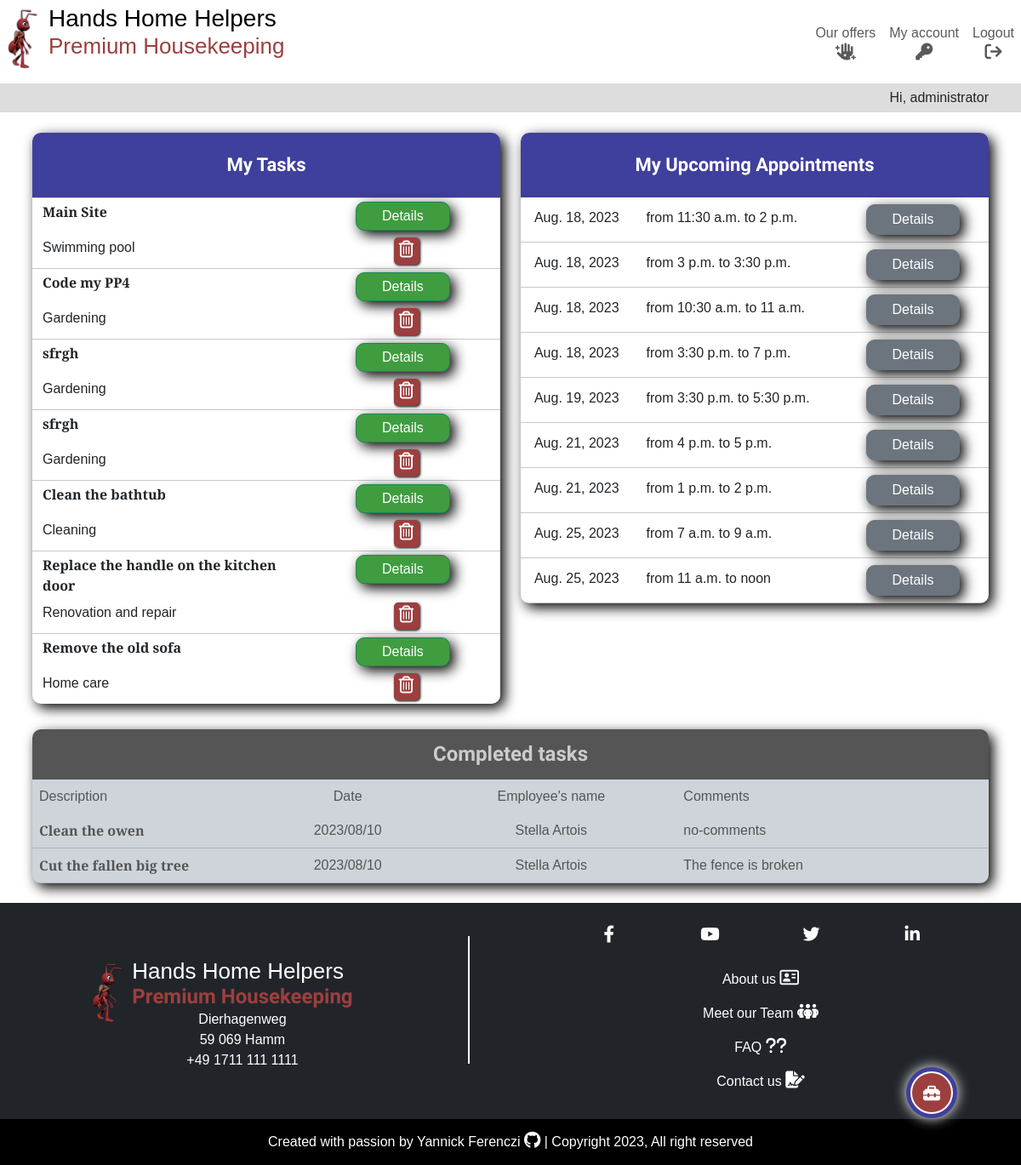
Page /dashboard/ (signed in) on the earlier database version.
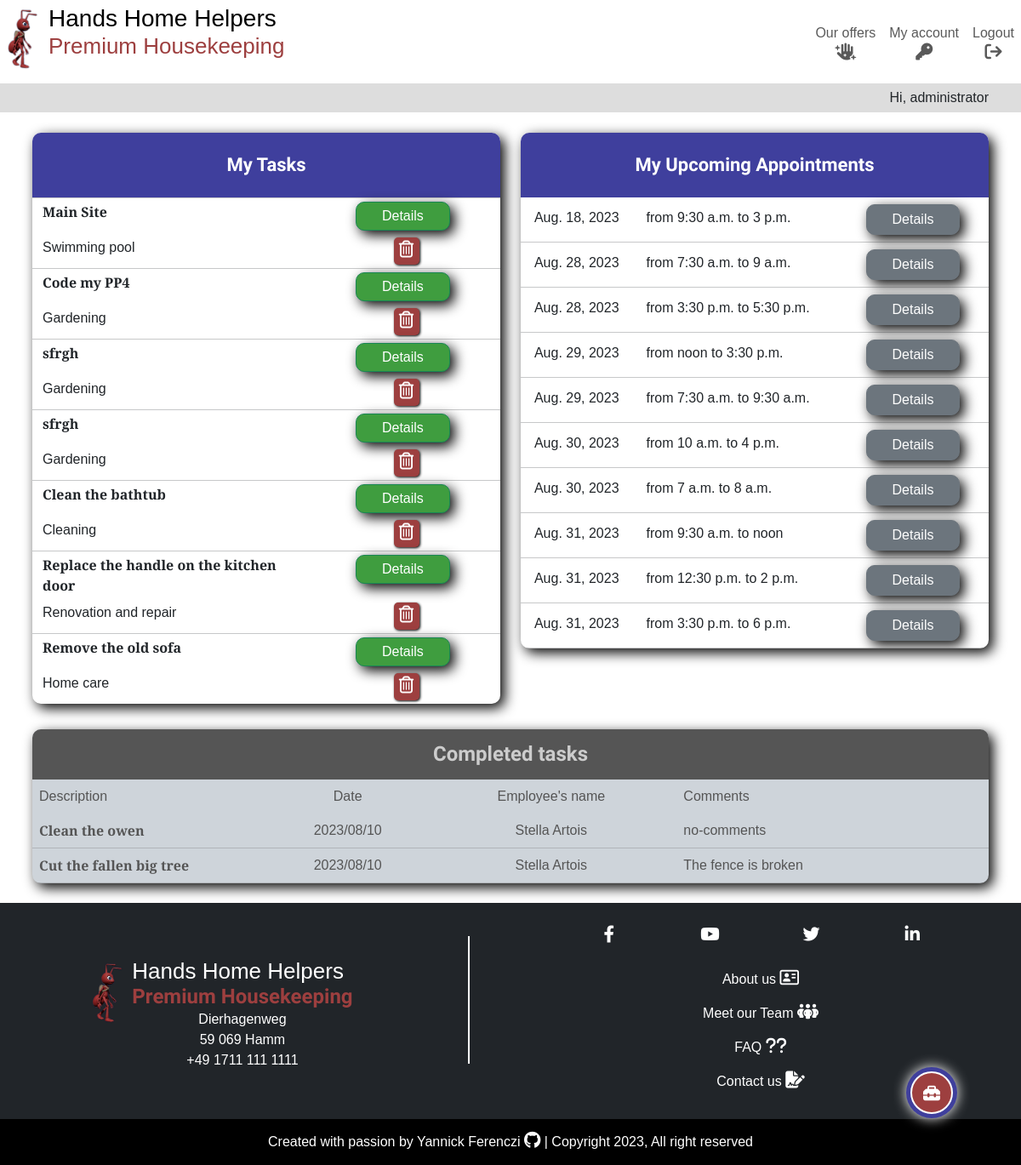
Same page on the later database version.
### tasks/models.py (models this page shows, shortened)
class Task(models.Model):
    CATEGORIES = [
        ("Gardening", "Gardening"),
        ("Cleaning", "Cleaning"),
        ("Garden patch", "Garden patch"),
        ("Swimming pool", "Swimming pool"),
        ("Renovation and repair", "Renovation and repair"),
        ("Home care", "Home care"),
    ]
    name = models.CharField(max_length=250, verbose_name="Description")
    done = models.BooleanField(default=False)
    owner = models.ForeignKey(
        User,
        on_delete=models.CASCADE,
        related_name="task_owner",
    )
    created_on = models.DateField(auto_now_add=True)
    category = models.CharField(
        max_length=50,
        choices=CATEGORIES,
        default="CLEANING",
    )
    employee = models.ForeignKey(
        Employee,
        on_delete=models.PROTECT,
        related_name="employees",
        blank=True,
        null=True,
    )
    comment = models.CharField(max_length=250, blank=True, null=True)
    due_date = models.DateField(
        null=True,
        blank=True,
    )
    class Meta:
        ordering = ["-created_on"]

class Employee(models.Model):
    first_name = models.CharField(max_length=250)
    last_name = models.CharField(max_length=250)
    active = models.BooleanField(default=True)
    @property
    def full_name(self):
        return f"{self.first_name} {self.last_name}"

### appointments/models.py (models this page shows, shortened)
class Appointment(models.Model):
    POSSIBLE_TIME = [
        (time.fromisoformat("07:00"), "7:00"),
        (time.fromisoformat("07:30"), "7:30"),
        (time.fromisoformat("08:00"), "8:00"),
        (time.fromisoformat("08:30"), "8:30"),
        (time.fromisoformat("09:00"), "9:00"),
        (time.fromisoformat("09:30"), "9:30"),
        (time.fromisoformat("10:00"), "10:00"),
        (time.fromisoformat("10:30"), "10:30"),
        (time.fromisoformat("11:00"), "11:00"),
        (time.fromisoformat("11:30"), "11:30"),
        (time.fromisoformat("12:00"), "12:00"),
        (time.fromisoformat("12:30"), "12:30"),
        (time.fromisoformat("13:00"), "13:00"),
        (time.fromisoformat("13:30"), "13:30"),
        (time.fromisoformat("14:00"), "14:00"),
        (time.fromisoformat("14:30"), "14:30"),
        (time.fromisoformat("15:00"), "15:00"),
        (time.fromisoformat("15:30"), "15:30"),
        (time.fromisoformat("16:00"), "16:00"),
        (time.fromisoformat("16:30"), "16:30"),
        (time.fromisoformat("17:00"), "17:00"),
        (time.fromisoformat("17:30"), "17:30"),
        (time.fromisoformat("18:00"), "18:00"),
        (time.fromisoformat("18:30"), "18:30"),
        (time.fromisoformat("19:00"), "19:00"),
    ]
    appointment_owner = models.ForeignKey(
        User,
        on_delete=models.CASCADE,
        related_name="appointment_owner",
    )
    appointment_day = models.DateField(verbose_name="Day of appointment")
    appointment_start_time = models.TimeField(
        choices=POSSIBLE_TIME, verbose_name="Starting time")
    appointment_end_time = models.TimeField(
        choices=POSSIBLE_TIME,
        verbose_name="Ending time"
    )
    appointment_tasks = models.ManyToManyField(Task)

### tasks/views.py (the view)
class TaskList(LoginRequiredMixin, generic.ListView):
    model = Task
    template_name = "tasks/dashboard.html"
    paginated_by = 50
    def get_queryset(self):
        return Task.objects.filter(owner=self.request.user)
    def get_context_data(self, *args, **kwargs):
        context = super().get_context_data(*args, **kwargs)
        appointments = Appointment.objects.filter(appointment_owner=self.request.user).order_by("appointment_day")
        context["appointments"] = appointments
        return context

### tasks/templates/tasks/dashboard.html (shortened to what this page needs)
{% extends "base.html" %}
{% load static %}
{% block content %}
<div class="container-fluid container-lg p-2">
    <div class="row">
        <div class="col-12 col-md-6 order-2 order-md-1">
            <div class="dashboard-item">
                <div class="row">
                    <div class="col align-self-center">
                        <h4>My Tasks</h4>
                    </div>
                </div>
                {% for task in task_list %}
                {% if not task.done %}
                <div class="row m-0">
                    <hr>
                    <div class="col-7">
                        <p class="task-title my-1">{{ task.name }}</p>
                    </div>
                    <div class="col-5 centered-content">
                        <a class="form-btn btn btn-success my-1 py-1" href="{% url 'task_detail' task.id %}">Details</a>
                    </div>
                    <div class="col-9 my-1">
                        <p>{{ task.category }}</p>
                    </div>
                    <div class="col-3 my-1 centered-content">
                        <div class="btn-delete centered-content">
                            <a href="{% url 'delete_task' task.pk %}">
                                <p class="centered-content p-1"><i class="fa-regular fa-trash-can white-text"></i></p>
                            </a>
                        </div>
                    </div>
                </div>
                {% endif %}
                {% endfor %}
            </div>
        </div>
        <div class="col-12 col-md-6 order-1 order-md-2">
            <div class="dashboard-item">
                <div class="row">
                    <div class="col">
                        <h4>My Upcoming Appointments</h4>
                    </div>
                </div>
                {% for appointment in appointments %}
                <div class="row p-2">
                    <div class="col-12 col-md-3">
                        <p class="centered-content my-1">{{appointment.appointment_day }}</p>
                    </div>
                    <div class="col-12 col-md-5 dashboard-schedule">
                        <p class="my-1">from {{ appointment.appointment_start_time }} to {{ appointment.appointment_end_time }}</p>
                    </div>
                    <div class="col-12 col-md-4 centered-content">
                        <a class="form-btn btn btn-secondary m-0" href="{% url 'appointment_detail' appointment.pk %}">Details</a>
                    </div>
                </div>
                <hr>
                {% endfor %}
            </div>
        </div>
    </div>
    <div class="row">
        <div class="col">
            <div class="dashboard-item bg-dark-subtle grey-text">
                <div class="row">
                    <h3 class="grey-title">Completed tasks</h3>
                </div>
                <div class="row d-none d-md-flex">
                    <div class="col-3">
                        <p class="m-2">Description</p>
                    </div>
                    <div class="col-2">
                        <p class="centered-content my-2">Date</p>
                    </div>
                    <div class="col-3">
                        <p class="centered-content my-2">Employee's name</p>
                    </div>
                    <div class="col-4">
                        <p class="my-2">Comments</p>
                    </div>
                </div>
                {% for task in task_list %}
                {% if task.done %}
                <div class="row">
                    <div class="col-6 col-md-3">
                        <p class="grey-text task-title m-2">{{ task.name }}</p>
                    </div>
                    <div class="col-6 col-md-2">
                        <p class="centered-content my-2">{{ task.created_on|date:"Y/m/d" }}</p>
                    </div>
                    <div class="col-6 col-md-3">
                        <p class="centered-content my-2">{{ task.employee.full_name }}</p>
                    </div>
                    <div class="col-6 col-md-4">
                        <p class="my-2">{% if task.comment %}{{ task.comment }}{% else %}no-comments{% endif %}</p>
                    </div>
                </div>
                <hr>
                {% endif %}
                {% endfor %}
            </div>
        </div>
    </div>
</div>
{% endblock content %}

### templates/base.html (shortened to what this page needs)
{% load static %}
{% url 'home' as home_url %}
{% url 'dashboard' as dashboard_url %}
{% url 'account_logout' as logout_url %}
{% url 'account_login' as login_url %}
{% url 'account_signup' as signup_url %}
{% url 'offers' as offers_url %}
{%  now 'n' as this_month %}
<!DOCTYPE html>
<html lang="en">
<head>
    <link rel="stylesheet" href="https://cdnjs.cloudflare.com/ajax/libs/font-awesome/6.4.0/css/all.min.css"
>
    <link href="https://cdn.jsdelivr.net/npm/bootstrap@5.3.0/dist/css/bootstrap.min.css" rel="stylesheet"
>
    <link rel="stylesheet" href="{% static 'css/style.css' %}">
</head>
<body>
    {% if request.user.is_authenticated %}
    <div class="user-options-trigger">
        <div class="fixed-btn d-flex justify-content-center" data-bs-toggle="tooltip" data-bs-placement="left"
            title="Open the toolbox">
            <button class="fixed-btn-trigger tool-links" type="button" data-bs-toggle="collapse" data-bs-target=".multi-collapse"
                aria-expanded="false" aria-controls="admin-panel add-task add-appointment add-review"><i
                    class="fa-solid fa-toolbox d-inline-block mt-1"></i></button>
        </div>
    </div>
    {% endif %}
    <header class="main-header position-fixed w-100">
        <nav class="navbar navbar-expand-md py-0">
            <div class="container-fluid">
                <a class="navbar-brand" href="{% url 'home' %}">
                    <div class="main-logo">
                        <img class="img-logo" src="{% static 'images/hands_home_helpers_logo.png' %}"
                            alt="Hands Home Helpers company logo">
                        <div class="name-logo">
                            <h1><span class="d-block d-md-inline">Hands</span>
                                <span class="d-block d-md-inline">Home</span>
                                <span class="d-block d-md-inline">Helpers</span>
                            </h1>
                            <h2 class="red-ant d-none d-md-block">Premium Housekeeping</h2>
                        </div>
                    </div>
                </a>
                <div class="collapse navbar-collapse" id="navbarSupportedContent">
                    <ul class="navbar-nav ms-auto mb-0 mb-lg-0">
                        <li class="nav-item">
                            <a class="nav-link centered-content {% if request.path == offers_url %}active{%endif%}"
                                aria-current="page" aria-label="go to home page" href="{% url 'offers' %}">Our offers <i
                                    class="fa-solid fa-hand-sparkles d-block centered-content"></i></a>
                        </li>
                        {% if user.is_authenticated %}
                        <li class="nav-item {% if request.path == dashboard_url %}active{%endif%}">
                            <a class="nav-link centered-content" aria-current="page"
                                href="{% url 'dashboard' %}">My account <i
                                    class="fa-solid fa-key d-block centered-content"></i></a>
                        </li>
                        <li class="nav-item">
                            <a class="nav-link centered-content {% if request.path == logout_url %}active{%endif%}" aria-current="page" aria-label="go to logout page"
                                href="{% url 'account_logout' %}">Logout <i
                                    class="fa-solid fa-arrow-right-from-bracket d-block centered-content"></i></a>
                        </li>
                        {% endif %}
                    </ul>
                </div>
            </div>
        </nav>
        <div class="container-fluid">
            <div class="row">
                <p class="col greetings">{% if user.is_authenticated %}Hi, {{ user.username }}{% else %}Hi there!{% endif %}</p>
            </div>
        </div>
    </header>
    <main class="main-content">
        {% block content %}
        {% endblock content %}
    </main>
    <footer class="main-footer bg-dark">
        <div class="container-fluid">
            <div class="row p-4">
                <div class="col-md-5 p-0 d-flex align-items-center justify-content-center">
                    <a class="navbar-brand" href="{% url 'home' %}">
                        <div class="main-logo d-inline-block mt-2">
                            <img class="img-logo" src="{% static 'images/hands_home_helpers_logo.png' %}"
                                alt="Hands Home Helpers company logo">
                            <div class="name-logo">
                                <h2>Hands Home Helpers</h2>
                                <h3 class="red-ant p-0">Premium Housekeeping</h3>
                                <div class="address">
                                    <p class="centered-content m-0">Dierhagenweg</p>
                                    <p class="centered-content m-0">59 069 Hamm</p>
                                    <p class="centered-content m-0">+49 1711 111 1111</p>
                                </div>
                            </div>
                        </div>
                    </a>
                </div>
                <div class="col-md-1">
                    <div class="footer-rule"></div>
                </div>
                <div class="col-md-6">
                    <div class="row pb-2">
                        <div class="col">
                            <ul class="navbar-nav bg-dark d-flex flex-row align-items-center justify-content-evenly">
                                <li class="nav-item">
                                    <a class="nav-link social-media p-0" href="https://www.facebook.com/" target="_blank"><i class="fa-brands fa-facebook-f"></i></a>
                                </li>
                                <li class="nav-item">
                                    <a class="nav-link social-media p-0" href="https://www.youtube.com/" target="_blank"><i class="fa-brands fa-youtube"></i></a>
                                </li>
                                <li class="nav-item">
                                    <a class="nav-link social-media p-0" href="https://www.twitter.com/" target="_blank"><i class="fa-brands fa-twitter"></i></a>
                                </li>
                                <li class="nav-item">
                                    <a class="nav-link social-media p-0" href="https://www.linkedin.com/" target="_blank"><i class="fa-brands fa-linkedin-in"></i></a>
                                </li>
                            </ul>
                        </div>
                    </div>
                    <div class="row pt-2">
                        <div class="col extra-ressources">
                            <ul class="navbar-nav bg-dark">
                                <li class="nav-item">
                                    <a class="nav-link" href="{% url 'about' %}">About us <i class="fa-regular fa-address-card"></i></a>
                                </li>
                                <li class="nav-item">
                                    <a class="nav-link" href="{% url 'about' %}#team-section">Meet our Team <i class="fa-solid fa-people-group"></i></a>
                                </li>
                                <li class="nav-item">
                                    <a class="nav-link" href="{% url 'about' %}#faq-section">FAQ <i class="fa-solid fa-question"></i><i class="fa-solid fa-question"></i></a>
                                </li>
                                <li class="nav-item">
                                    <a class="nav-link" href="{% url 'contact' %}">Contact us <i class="fa-solid fa-file-signature"></i></a>
                                </li>
                            </ul>
                        </div>
                    </div>
                </div>
            </div>
        </div>
        <div class="container-fluid">
            <div class="row">
                <div class="col">
                    <div class="copyright bg-black">
                        <p>Created with passion by
                            <a class="white-text" href="https://github.com/yannickferenczi" target="_blank">
                                Yannick Ferenczi <i class="fa-brands fa-github"></i>
                            </a> | Copyright {% now "Y" %}, All right reserved
                        </p>
                    </div>
                </div>
            </div>
        </div>
    </footer>
</body>

Differences in the rows shown:
removed Appointment: appointment_day "Aug. 18, 2023", appointment_start_time "11:30 a.m.", appointment_end_time "2 p.m."
removed Appointment: appointment_day "Aug. 18, 2023", appointment_start_time "3 p.m.", appointment_end_time "3:30 p.m."
removed Appointment: appointment_day "Aug. 18, 2023", appointment_start_time "10:30 a.m.", appointment_end_time "11 a.m."
removed Appointment: appointment_day "Aug. 18, 2023", appointment_start_time "3:30 p.m.", appointment_end_time "7 p.m."
removed Appointment: appointment_day "Aug. 19, 2023", appointment_start_time "3:30 p.m.", appointment_end_time "5:30 p.m."
removed Appointment: appointment_day "Aug. 21, 2023", appointment_start_time "4 p.m.", appointment_end_time "5 p.m."
removed Appointment: appointment_day "Aug. 21, 2023", appointment_start_time "1 p.m.", appointment_end_time "2 p.m."
removed Appointment: appointment_day "Aug. 25, 2023", appointment_start_time "7 a.m.", appointment_end_time "9 a.m."
removed Appointment: appointment_day "Aug. 25, 2023", appointment_start_time "11 a.m.", appointment_end_time "noon"
added Appointment: appointment_day "Aug. 18, 2023", appointment_start_time "9:30 a.m.", appointment_end_time "3 p.m."
added Appointment: appointment_day "Aug. 28, 2023", appointment_start_time "7:30 a.m.", appointment_end_time "9 a.m."
added Appointment: appointment_day "Aug. 28, 2023", appointment_start_time "3:30 p.m.", appointment_end_time "5:30 p.m."
added Appointment: appointment_day "Aug. 29, 2023", appointment_start_time "noon", appointment_end_time "3:30 p.m."
added Appointment: appointment_day "Aug. 29, 2023", appointment_start_time "7:30 a.m.", appointment_end_time "9:30 a.m."
added Appointment: appointment_day "Aug. 30, 2023", appointment_start_time "10 a.m.", appointment_end_time "4 p.m."
added Appointment: appointment_day "Aug. 30, 2023", appointment_start_time "7 a.m.", appointment_end_time "8 a.m."
added Appointment: appointment_day "Aug. 31, 2023", appointment_start_time "9:30 a.m.", appointment_end_time "noon"
added Appointment: appointment_day "Aug. 31, 2023", appointment_start_time "12:30 p.m.", appointment_end_time "2 p.m."
added Appointment: appointment_day "Aug. 31, 2023", appointment_start_time "3:30 p.m.", appointment_end_time "6 p.m."
